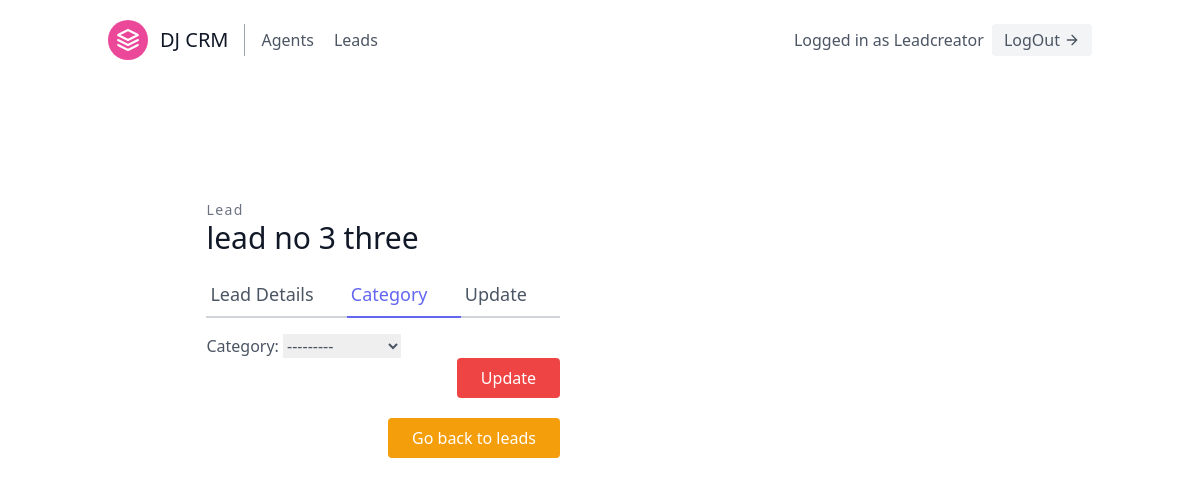
/leads/4/category_update/ (signed in), run on an earlier commit of the app's database.
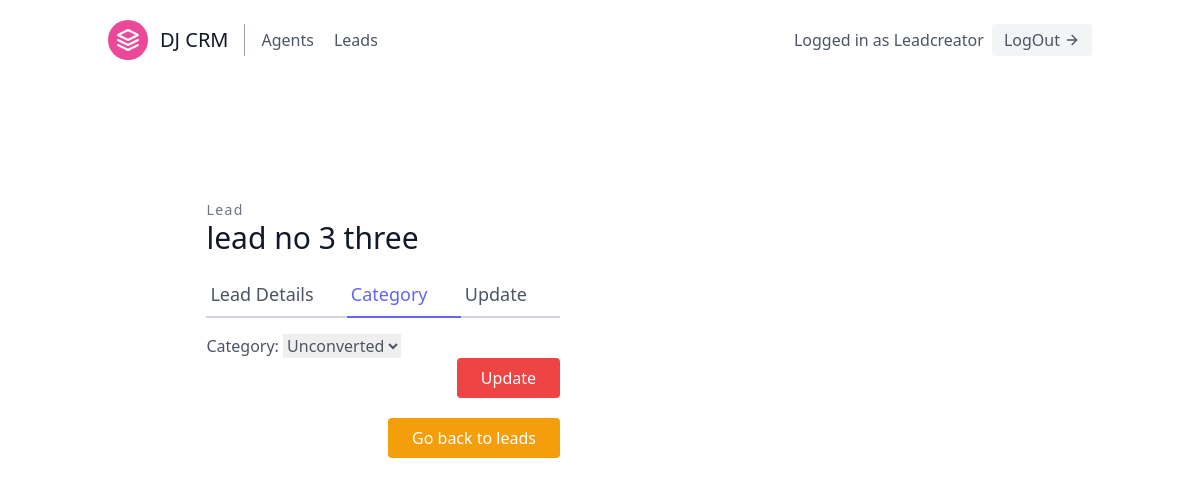
And on a later commit of the database.
### leads/models.py (models this page shows, shortened)
class Lead(models.Model):
    first_name = models.CharField(max_length = 20)
    last_name = models.CharField(max_length=20)
    age = models.IntegerField(default= 0)
    organization = models.ForeignKey(UserProfile, null = True, on_delete = models.CASCADE)
    agent = models.ForeignKey("Agent", blank = True, null= True, on_delete=models.SET_NULL)
    category = models.ForeignKey("Category", related_name = "leads", blank = True, null= True,on_delete=models.SET_NULL)

### leads/views.py (the view, shortened to what this page needs)
# urls.py: path('<int:pk>/category_update/',CategoryUpdateView.as_view(), name = "category-update"),
class CategoryUpdateView(LoginRequiredMixin, generic.UpdateView):
    template_name = "leads/category_update.html"
    form_class = CategoryUpdateForm
    def get_queryset(self):
        user = self.request.user
        if user.is_organizer:
            queryset = Lead.objects.filter(organization = user.userprofile)
        else:
            queryset = Lead.objects.filter(organization = user.agent.userprofile)
            queryset = queryset.filter(agent__user = user)
        return queryset

### leads/forms.py
class CategoryUpdateForm(forms.ModelForm):
    class Meta:
        model = Lead
        fields = ("category",)

### leads/models.py (called while the page is built)
    def __str__(self):
        return self.name

### leads/templates/leads/category_update.html (shortened to what this page needs)
{% extends 'base.html' %} {% block content %}
{% load tailwind_filters %}
<section class="text-gray-600 body-font overflow-hidden">
  <div class="container px-5 py-24 mx-auto">
    <div class="lg:w-4/5 mx-auto flex flex-wrap">
      <div class="lg:w-1/2 w-full lg:pr-10 lg:py-6 mb-6 lg:mb-0">
        <h2 class="text-sm title-font text-gray-500 tracking-widest">Lead</h2>
        <h1 class="text-gray-900 text-3xl title-font font-medium mb-4">
          {{lead.first_name}} {{lead.last_name}}
        </h1>
        <div class="flex mb-4">
          <a href ={% url 'leads:lead-detail' lead.pk %} class="flex-grow border-b-2 border-gray-300 py-2 text-lg px-1"
            >Lead Details</a
          >
          <a  href ={% url 'leads:category-update' lead.pk %} class="
          flex-grow
          text-indigo-500
          border-b-2 border-indigo-500
          py-2
          text-lg
          px-1
        "
            >Category</a
          >
          <a href = {% url 'leads:lead-update' lead.pk %} class="flex-grow border-b-2 border-gray-300 py-2 text-lg px-1"
            >Update</a
          >
        </div>
        <form method="POST" action=".">
             {{ form|crispy }}
            <div class = "flex justify-between">
           <button class = "ml-auto text-white bg-red-500 border-0 py-2 px-6 focus:outline-none hover:bg-indigo-600 rounded"type = "submit">Update</button>
            </div>
            </form>
            <div class = "flex justify-between">
            <a href="{% url 'leads:lead-list' %}" class = " ml-auto mt-5 text-white bg-yellow-500 border-0 py-2 px-6 focus:outline-none hover:bg-indigo-600 rounded" type="submit">Go back to leads</a>
        </div>
  </div>
</section>
{% endblock %}

What changed in the data, as far as the page shows it:
changed Lead "lead no 3": category "---------" → "Unconverted"
